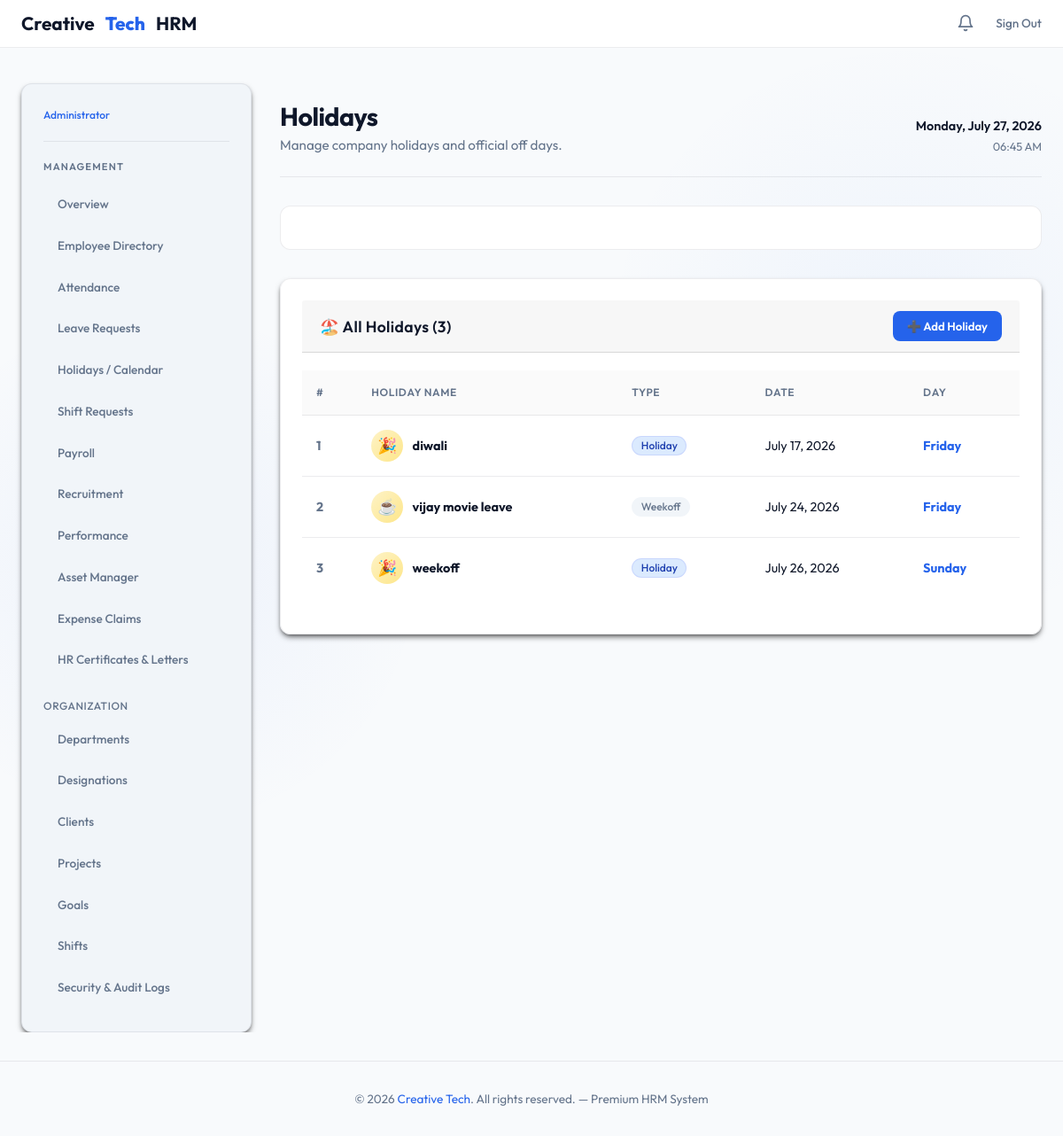
The app's page /admin-dashboard/holidays/ (signed in) with its own data.
### employees/models.py (models this page shows, shortened)
class Holiday(models.Model):
    TYPE_CHOICES = [
        ('Holiday', 'Holiday'),
        ('Weekoff', 'Weekoff'),
    ]
    name = models.CharField(max_length=200)
    date = models.DateField()
    type = models.CharField(max_length=20, choices=TYPE_CHOICES, default='Holiday')
    created_at = models.DateTimeField(auto_now_add=True)

### employees/views.py (the view)
    def wrapper(request, *args, **kwargs):
        if not request.user.is_authenticated:
            return redirect('admin_login')
        try:
            if not request.user.employee.is_company_admin:
                messages.error(request, "Unauthorized access. Admins only.")
                return redirect('employee_dashboard')
        except Employee.DoesNotExist:
            logout(request)
            return redirect('admin_login')
        return view_func(request, *args, **kwargs)

### employees/context_processors.py (called while the page is built)
def admin_notifications(request):
    notifications_count = 0
    if request.user.is_authenticated and hasattr(request.user, 'employee') and request.user.employee.is_company_admin:
        notifications_count += LeaveRequest.objects.filter(status='Pending').count()
    return {'admin_notifications_count': notifications_count}

def global_notifications(request):
    if request.user.is_authenticated:
        unread_notifications = Notification.objects.filter(user=request.user, is_read=False).order_by('-created_at')
        all_notifications = Notification.objects.filter(user=request.user).order_by('-created_at')[:10]
        return {
            'user_notifications': all_notifications,
            'unread_notifications_count': unread_notifications.count()
        }
    return {}

### employees/views.py (called while the page is built, shortened)
def admin_only(view_func):
    def wrapper(request, *args, **kwargs):
        if not request.user.is_authenticated:
            return redirect('admin_login')
        try:
            if not request.user.employee.is_company_admin:
                messages.error(request, "Unauthorized access. Admins only.")
                return redirect('employee_dashboard')
        except Employee.DoesNotExist:
            logout(request)
            return redirect('admin_login')
        return view_func(request, *args, **kwargs)
    return wrapper

@admin_only
def holidays_view(request):
    holidays = Holiday.objects.all().order_by('date')
    events = []
    for h in holidays:
        events.append({
            'title': h.name,
            'start': h.date.isoformat(),
            'color': '#2563eb' if h.type == 'Holiday' else '#94a3b8',
            'extendedProps': {
                'type': h.type
            }
        })
    events_json = json.dumps(events, cls=DjangoJSONEncoder)
    return render(request, 'employees/holidays.html', {'holidays': holidays, 'events_json': events_json})

### employees/templates/employees/holidays.html (shortened to what this page needs)
{% extends 'employees/admin_base.html' %}
{% block page_title %}Holidays{% endblock %}
{% block page_subtitle %}Manage company holidays and official off days.{% endblock %}
{% block admin_extra_head %}
<link href='https://cdn.jsdelivr.net/npm/fullcalendar@5.11.3/main.min.css' rel='stylesheet' />
{% endblock %}
{% block admin_content %}
<div>
    <div id="calendar"></div>
    <div class="card">
        <div class="card-header" style="display:flex; justify-content:space-between; align-items:center;">
            <h2 class="card-title">🏖️ All Holidays ({{ holidays|length }})</h2>
            <button onclick="openAddHolidayModal()" class="btn-submit" style="padding:0.45rem 1rem; font-size:0.82rem; display:flex; align-items:center; gap:0.4rem;">
                ➕ Add Holiday
            </button>
        </div>
        <div class="table-container">
            <table>
                <thead>
                    <tr>
                        <th>#</th>
                        <th>Holiday Name</th>
                        <th>Type</th>
                        <th>Date</th>
                        <th>Day</th>
                    </tr>
                </thead>
                <tbody>
                    {% for holiday in holidays %}
                    <tr>
                        <td style="color:var(--text-muted);font-weight:700;">{{ forloop.counter }}</td>
                        <td>
                            <div style="display:flex;align-items:center;gap:0.65rem;">
                                <div style="width:36px;height:36px;border-radius:50%;background:linear-gradient(135deg,#fef3c7,#fde68a);display:flex;align-items:center;justify-content:center;font-size:1.1rem;">{% if holiday.type == 'Weekoff' %}☕{% else %}🎉{% endif %}</div>
                                <strong>{{ holiday.name }}</strong>
                            </div>
                        </td>
                        <td>
                            {% if holiday.type == 'Weekoff' %}
                            <span class="badge" style="background:#f1f5f9; color:#64748b;">Weekoff</span>
                            {% else %}
                            <span class="badge badge-admin" style="background:#dbeafe; color:#1e40af;">Holiday</span>
                            {% endif %}
                        </td>
                        <td>{{ holiday.date }}</td>
                        <td style="color:var(--primary);font-weight:700;">{{ holiday.date|date:"l" }}</td>
                    </tr>
                    {% empty %}
                    <tr><td colspan="5" style="text-align:center;color:var(--text-muted);padding:3rem;">No holidays added yet.</td></tr>
                    {% endfor %}
                </tbody>
            </table>
        </div>
    </div>
</div>
{% endblock %}

### employees/templates/employees/base.html (style rules this page uses)
:root { --bg: #f8fafc; --bg-secondary: #f1f5f9; --card-bg: rgba(255, 255, 255, 0.95); --border: rgba(15, 23, 42, 0.08); --border-hover: rgba(15, 23, 42, 0.15); --primary: #2563eb; --primary-hover: #1d4ed8; --accent: #3b82f6; --text-main: #0f172a; --text-muted: #64748b; --success: #10b981; --success-bg: rgba(16, 185, 129, 0.1); --warning: #f59e0b; --warning-bg: rgba(245, 158, 11, 0.1); --danger: #ef4444; --danger-bg: rgba(239, 68, 68, 0.1); --radius: 12px; --shadow-md: 0 4px 6px -1px rgba(0, 0, 0, 0.5), 0 2px 4px -2px rgba(0, 0, 0, 0.5); --shadow-lg: 0 10px 15px -3px rgba(0, 0, 0, 0.5), 0 4px 6px -4px rgba(0, 0, 0, 0.5); }
* { box-sizing: border-box; margin: 0; padding: 0; font-family: 'Outfit', sans-serif; }
html, body { max-width: 100vw; overflow-x: hidden; }
body { background-color: var(--bg); color: var(--text-main); min-height: 100vh; display: flex; flex-direction: column; background-image: radial-gradient(circle at 15% 50%, rgba(37, 99, 235, 0.05), transparent 25%), radial-gradient(circle at 85% 30%, rgba(59, 130, 246, 0.05), transparent 25%); }
.card { background: var(--card-bg); backdrop-filter: blur(16px); -webkit-backdrop-filter: blur(16px); border: 1px solid var(--border); border-radius: var(--radius); padding: 1.5rem; box-shadow: var(--shadow-md); margin-bottom: 1.5rem; transition: border-color 0.3s ease; }
.card-header { margin-bottom: 1.25rem; display: flex; justify-content: space-between; align-items: center; }
.card-title { font-size: 1.1rem; font-weight: 600; color: var(--text-main); letter-spacing: 0.02em; margin: 0; }
.table-container, .table-responsive { overflow-x: auto !important; -webkit-overflow-scrolling: touch; width: 100%; max-width: 100%; margin-bottom: 1rem; }
table { width: 100%; border-collapse: collapse; font-size: 0.9rem; text-align: left; }
th { padding: 1rem; font-size: 0.75rem; font-weight: 600; color: var(--text-muted); text-transform: uppercase; letter-spacing: 0.05em; border-bottom: 1px solid var(--border); background: rgba(15, 23, 42, 0.02); }
td { padding: 1rem; border-bottom: 1px solid var(--border); color: var(--text-main); vertical-align: middle; }
tr:last-child td { border-bottom: none; }
tbody tr { transition: background 0.2s; }
.btn-submit, .btn-submit-leave, .btn-action-submit, .btn-approve { background: var(--primary); color: #ffffff; border: none; padding: 0.75rem 1.5rem; border-radius: 8px; font-weight: 600; font-size: 0.9rem; cursor: pointer; transition: all 0.2s; display: inline-block; text-decoration: none; text-align: center; }
.badge { font-size: 0.75rem; font-weight: 500; padding: 0.25rem 0.6rem; border-radius: 9999px; display: inline-block; border: 1px solid transparent; }
.badge-admin { background-color: rgba(129, 140, 248, 0.1); color: var(--accent); border-color: rgba(129, 140, 248, 0.2); }

### employees/templates/employees/holidays.html (style rules this page uses)
#calendar { background: var(--card-bg); padding: 1.5rem; border-radius: var(--radius); border: 1px solid var(--border); box-shadow: var(--shadow-sm); margin-bottom: 2rem; }

### records on screen
Holiday: name "diwali", type "Holiday", date "July 17, 2026", date "Friday"
Holiday: name "vijay movie leave", type "Weekoff", date "July 24, 2026", date "Friday"
Holiday: name "weekoff", type "Holiday", date "July 26, 2026", date "Sunday"

### other values on screen
{{ holidays|length }} "3"
